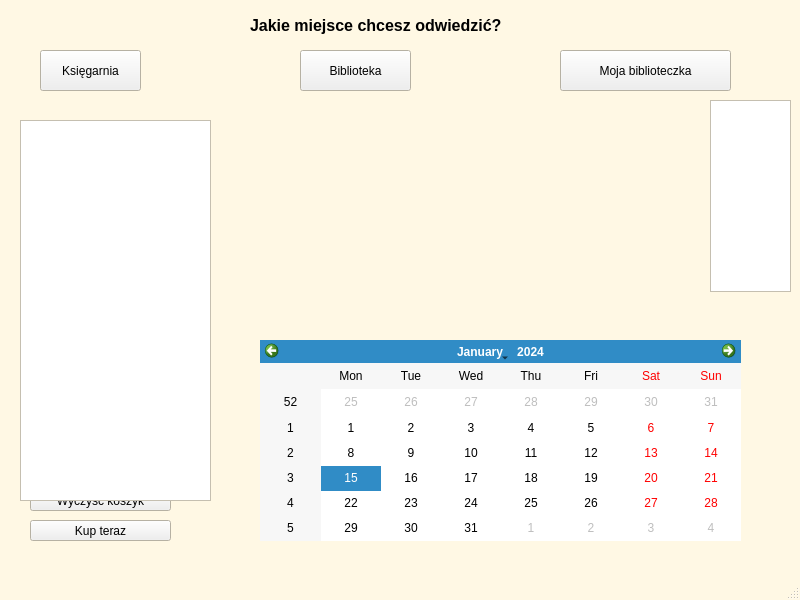
<?xml version="1.0" encoding="UTF-8"?>
<ui version="4.0">
 <class>MainWindow</class>
 <widget class="QMainWindow" name="MainWindow">
  <property name="geometry">
   <rect>
    <x>0</x>
    <y>0</y>
    <width>800</width>
    <height>600</height>
   </rect>
  </property>
  <property name="palette">
   <palette>
    <active>
     <colorrole role="Window">
      <brush brushstyle="SolidPattern">
       <color alpha="255">
        <red>255</red>
        <green>248</green>
        <blue>228</blue>
       </color>
      </brush>
     </colorrole>
    </active>
    <inactive>
     <colorrole role="Window">
      <brush brushstyle="SolidPattern">
       <color alpha="255">
        <red>255</red>
        <green>248</green>
        <blue>228</blue>
       </color>
      </brush>
     </colorrole>
    </inactive>
    <disabled>
     <colorrole role="Base">
      <brush brushstyle="SolidPattern">
       <color alpha="255">
        <red>255</red>
        <green>248</green>
        <blue>228</blue>
       </color>
      </brush>
     </colorrole>
     <colorrole role="Window">
      <brush brushstyle="SolidPattern">
       <color alpha="255">
        <red>255</red>
        <green>248</green>
        <blue>228</blue>
       </color>
      </brush>
     </colorrole>
    </disabled>
   </palette>
  </property>
  <property name="windowTitle">
   <string>MainWindow</string>
  </property>
  <widget class="QWidget" name="centralwidget">
   <widget class="QLabel" name="label">
    <property name="geometry">
     <rect>
      <x>250</x>
      <y>10</y>
      <width>351</width>
      <height>31</height>
     </rect>
    </property>
    <property name="font">
     <font>
      <pointsize>12</pointsize>
      <bold>true</bold>
     </font>
    </property>
    <property name="text">
     <string>Jakie miejsce chcesz odwiedzić?</string>
    </property>
   </widget>
   <widget class="QPushButton" name="pushButton">
    <property name="geometry">
     <rect>
      <x>40</x>
      <y>50</y>
      <width>101</width>
      <height>41</height>
     </rect>
    </property>
    <property name="text">
     <string>Księgarnia</string>
    </property>
   </widget>
   <widget class="QPushButton" name="pushButton_2">
    <property name="geometry">
     <rect>
      <x>300</x>
      <y>50</y>
      <width>111</width>
      <height>41</height>
     </rect>
    </property>
    <property name="text">
     <string>Biblioteka</string>
    </property>
   </widget>
   <widget class="QPushButton" name="pushButton_3">
    <property name="geometry">
     <rect>
      <x>560</x>
      <y>50</y>
      <width>171</width>
      <height>41</height>
     </rect>
    </property>
    <property name="text">
     <string>Moja biblioteczka</string>
    </property>
   </widget>
   <widget class="QLabel" name="label_2">
    <property name="geometry">
     <rect>
      <x>40</x>
      <y>120</y>
      <width>111</width>
      <height>20</height>
     </rect>
    </property>
    <property name="text">
     <string>Wybierz książkę:</string>
    </property>
   </widget>
   <widget class="QComboBox" name="comboBox">
    <property name="enabled">
     <bool>true</bool>
    </property>
    <property name="geometry">
     <rect>
      <x>20</x>
      <y>150</y>
      <width>171</width>
      <height>28</height>
     </rect>
    </property>
    <item>
     <property name="text">
      <string/>
     </property>
    </item>
    <item>
     <property name="text">
      <string>Duma i uprzedzenie</string>
     </property>
    </item>
    <item>
     <property name="text">
      <string>Rok 1984</string>
     </property>
    </item>
    <item>
     <property name="text">
      <string>Mały Książę</string>
     </property>
    </item>
    <item>
     <property name="text">
      <string>Alicja w krainie czarów</string>
     </property>
    </item>
    <item>
     <property name="text">
      <string>Wichrowe Wzgórza</string>
     </property>
    </item>
    <item>
     <property name="text">
      <string>Portret Doriana Graya</string>
     </property>
    </item>
    <item>
     <property name="text">
      <string>Tajemniczy ogród</string>
     </property>
    </item>
    <item>
     <property name="text">
      <string>Grona gniewu</string>
     </property>
    </item>
    <item>
     <property name="text">
      <string>Buszujący w zbożu</string>
     </property>
    </item>
   </widget>
   <widget class="QPushButton" name="pushButton_4">
    <property name="geometry">
     <rect>
      <x>60</x>
      <y>190</y>
      <width>131</width>
      <height>29</height>
     </rect>
    </property>
    <property name="text">
     <string>Dodaj do koszyka</string>
    </property>
   </widget>
   <widget class="QListWidget" name="listWidget">
    <property name="enabled">
     <bool>false</bool>
    </property>
    <property name="geometry">
     <rect>
      <x>20</x>
      <y>280</y>
      <width>171</width>
      <height>151</height>
     </rect>
    </property>
    <property name="palette">
     <palette>
      <active>
       <colorrole role="Window">
        <brush brushstyle="SolidPattern">
         <color alpha="255">
          <red>255</red>
          <green>255</green>
          <blue>255</blue>
         </color>
        </brush>
       </colorrole>
      </active>
      <inactive>
       <colorrole role="Window">
        <brush brushstyle="SolidPattern">
         <color alpha="255">
          <red>255</red>
          <green>255</green>
          <blue>255</blue>
         </color>
        </brush>
       </colorrole>
      </inactive>
      <disabled>
       <colorrole role="Base">
        <brush brushstyle="SolidPattern">
         <color alpha="255">
          <red>255</red>
          <green>255</green>
          <blue>255</blue>
         </color>
        </brush>
       </colorrole>
       <colorrole role="Window">
        <brush brushstyle="SolidPattern">
         <color alpha="255">
          <red>255</red>
          <green>255</green>
          <blue>255</blue>
         </color>
        </brush>
       </colorrole>
      </disabled>
     </palette>
    </property>
   </widget>
   <widget class="QLabel" name="label_3">
    <property name="geometry">
     <rect>
      <x>30</x>
      <y>240</y>
      <width>71</width>
      <height>31</height>
     </rect>
    </property>
    <property name="font">
     <font>
      <pointsize>10</pointsize>
     </font>
    </property>
    <property name="text">
     <string>Koszyk:</string>
    </property>
   </widget>
   <widget class="QLabel" name="label_4">
    <property name="geometry">
     <rect>
      <x>30</x>
      <y>440</y>
      <width>161</width>
      <height>41</height>
     </rect>
    </property>
    <property name="font">
     <font>
      <pointsize>11</pointsize>
      <bold>true</bold>
     </font>
    </property>
    <property name="styleSheet">
     <string notr="true">color: rgb(255, 0, 0);
</string>
    </property>
    <property name="text">
     <string/>
    </property>
   </widget>
   <widget class="QLabel" name="label_5">
    <property name="geometry">
     <rect>
      <x>420</x>
      <y>130</y>
      <width>341</width>
      <height>191</height>
     </rect>
    </property>
    <property name="text">
     <string/>
    </property>
    <property name="scaledContents">
     <bool>true</bool>
    </property>
    <property name="wordWrap">
     <bool>true</bool>
    </property>
   </widget>
   <widget class="QLabel" name="label_6">
    <property name="geometry">
     <rect>
      <x>240</x>
      <y>130</y>
      <width>151</width>
      <height>191</height>
     </rect>
    </property>
    <property name="autoFillBackground">
     <bool>false</bool>
    </property>
    <property name="text">
     <string/>
    </property>
    <property name="scaledContents">
     <bool>true</bool>
    </property>
   </widget>
   <widget class="QLabel" name="label_7">
    <property name="geometry">
     <rect>
      <x>250</x>
      <y>330</y>
      <width>151</width>
      <height>41</height>
     </rect>
    </property>
    <property name="font">
     <font>
      <pointsize>11</pointsize>
      <bold>true</bold>
     </font>
    </property>
    <property name="styleSheet">
     <string notr="true">color: rgb(255, 0, 0);
</string>
    </property>
    <property name="text">
     <string/>
    </property>
   </widget>
   <widget class="QPushButton" name="pushButton_5">
    <property name="geometry">
     <rect>
      <x>30</x>
      <y>490</y>
      <width>141</width>
      <height>21</height>
     </rect>
    </property>
    <property name="sizePolicy">
     <sizepolicy hsizetype="Minimum" vsizetype="Fixed">
      <horstretch>0</horstretch>
      <verstretch>0</verstretch>
     </sizepolicy>
    </property>
    <property name="text">
     <string>Wyczyść koszyk</string>
    </property>
    <property name="autoDefault">
     <bool>false</bool>
    </property>
    <property name="default">
     <bool>false</bool>
    </property>
    <property name="flat">
     <bool>false</bool>
    </property>
   </widget>
   <widget class="QPushButton" name="pushButton_6">
    <property name="geometry">
     <rect>
      <x>30</x>
      <y>520</y>
      <width>141</width>
      <height>21</height>
     </rect>
    </property>
    <property name="text">
     <string>Kup teraz</string>
    </property>
   </widget>
   <widget class="QPushButton" name="pushButton_7">
    <property name="geometry">
     <rect>
      <x>60</x>
      <y>190</y>
      <width>131</width>
      <height>29</height>
     </rect>
    </property>
    <property name="text">
     <string>PushButton</string>
    </property>
   </widget>
   <widget class="QComboBox" name="comboBox_2">
    <property name="geometry">
     <rect>
      <x>20</x>
      <y>150</y>
      <width>171</width>
      <height>28</height>
     </rect>
    </property>
    <item>
     <property name="text">
      <string/>
     </property>
    </item>
    <item>
     <property name="text">
      <string>Zbrodnia i kara</string>
     </property>
    </item>
    <item>
     <property name="text">
      <string>Duma i uprzedzenie</string>
     </property>
    </item>
    <item>
     <property name="text">
      <string>Pan Tadeusz</string>
     </property>
    </item>
    <item>
     <property name="text">
      <string>Alicja w krainie czarów</string>
     </property>
    </item>
    <item>
     <property name="text">
      <string>Anna Karenina</string>
     </property>
    </item>
    <item>
     <property name="text">
      <string>Rozważna i romantyczna</string>
     </property>
    </item>
    <item>
     <property name="text">
      <string>Harry Potter i kamień filozoficzny</string>
     </property>
    </item>
   </widget>
   <widget class="QCalendarWidget" name="calendarWidget">
    <property name="geometry">
     <rect>
      <x>260</x>
      <y>340</y>
      <width>481</width>
      <height>201</height>
     </rect>
    </property>
    <property name="gridVisible">
     <bool>false</bool>
    </property>
   </widget>
   <widget class="QLabel" name="label_8">
    <property name="geometry">
     <rect>
      <x>30</x>
      <y>240</y>
      <width>141</width>
      <height>111</height>
     </rect>
    </property>
    <property name="layoutDirection">
     <enum>Qt::LeftToRight</enum>
    </property>
    <property name="styleSheet">
     <string notr="true">color: rgb(0, 80, 255);
</string>
    </property>
    <property name="text">
     <string/>
    </property>
    <property name="textFormat">
     <enum>Qt::AutoText</enum>
    </property>
    <property name="alignment">
     <set>Qt::AlignCenter</set>
    </property>
    <property name="wordWrap">
     <bool>true</bool>
    </property>
   </widget>
   <widget class="QLabel" name="label_9">
    <property name="geometry">
     <rect>
      <x>50</x>
      <y>450</y>
      <width>251</width>
      <height>51</height>
     </rect>
    </property>
    <property name="font">
     <font>
      <pointsize>11</pointsize>
      <bold>true</bold>
     </font>
    </property>
    <property name="styleSheet">
     <string notr="true">color: rgb(255, 0, 0);
</string>
    </property>
    <property name="text">
     <string/>
    </property>
   </widget>
   <widget class="QPushButton" name="pushButton_8">
    <property name="geometry">
     <rect>
      <x>40</x>
      <y>380</y>
      <width>131</width>
      <height>31</height>
     </rect>
    </property>
    <property name="text">
     <string>Oddaj książkę</string>
    </property>
   </widget>
   <widget class="QListWidget" name="listWidget_2">
    <property name="enabled">
     <bool>true</bool>
    </property>
    <property name="geometry">
     <rect>
      <x>20</x>
      <y>120</y>
      <width>191</width>
      <height>381</height>
     </rect>
    </property>
    <property name="autoFillBackground">
     <bool>true</bool>
    </property>
   </widget>
   <widget class="QListWidget" name="listWidget_3">
    <property name="geometry">
     <rect>
      <x>710</x>
      <y>100</y>
      <width>81</width>
      <height>192</height>
     </rect>
    </property>
   </widget>
   <zorder>calendarWidget</zorder>
   <zorder>label</zorder>
   <zorder>pushButton</zorder>
   <zorder>pushButton_2</zorder>
   <zorder>pushButton_3</zorder>
   <zorder>label_2</zorder>
   <zorder>comboBox</zorder>
   <zorder>pushButton_4</zorder>
   <zorder>listWidget</zorder>
   <zorder>label_3</zorder>
   <zorder>label_4</zorder>
   <zorder>label_5</zorder>
   <zorder>label_6</zorder>
   <zorder>label_7</zorder>
   <zorder>pushButton_5</zorder>
   <zorder>pushButton_6</zorder>
   <zorder>pushButton_7</zorder>
   <zorder>comboBox_2</zorder>
   <zorder>label_8</zorder>
   <zorder>label_9</zorder>
   <zorder>pushButton_8</zorder>
   <zorder>listWidget_2</zorder>
   <zorder>listWidget_3</zorder>
  </widget>
  <widget class="QMenuBar" name="menubar">
   <property name="geometry">
    <rect>
     <x>0</x>
     <y>0</y>
     <width>800</width>
     <height>21</height>
    </rect>
   </property>
  </widget>
  <widget class="QStatusBar" name="statusbar"/>
 </widget>
 <resources/>
 <connections/>
</ui>
